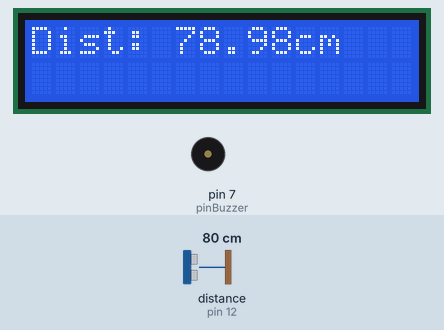
Bench run of a sketch on a simulated Arduino Uno, built with avr-gcc and run on an emulated ATmega328P. On the bench: 16×2 character LCD, buzzer (waves = sounding). Wiring (inferred from the names in the program): ultrasonic range finder: trigger pin 13; echo pin 12. The inputs (shaded band) are chosen by the test bench; at power-on: distance to the obstacle (sensor on pin 12) 80 cm. The echo pulse lasts 58.3 µs per cm; what the sketch prints to the serial monitor is not drawn.

Above: at 3.2 s.
3.3 s: distance to the obstacle (sensor on pin 12) set to 54 cm
At 4.2 s:
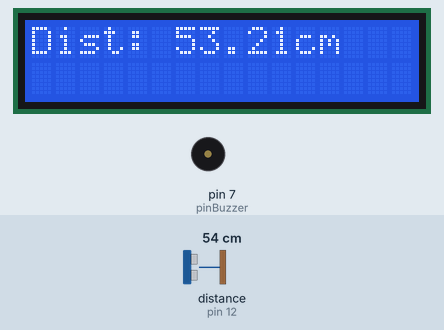
4.9 s: distance to the obstacle (sensor on pin 12) set to 45 cm
At 5.05 s:
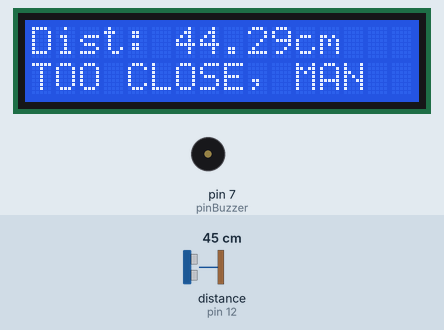
6.6 s: distance to the obstacle (sensor on pin 12) set to 2 cm
Timing chart, 0 to 14.3 s (numbered marks = the images above; inputs shaded):
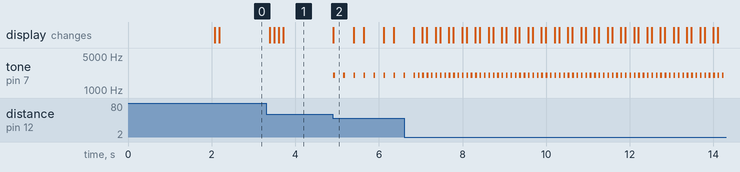

Measured:
- the behaviour switches between 51 and 50 cm on distance to the obstacle (sensor on pin 12) (found by bisection; images 1 and 2)
- after the input at 3.3 s, the display: changes after 0.09 s (image 1)
- after the input at 4.9 s, tone on pin 7 (pinBuzzer): alternates 2000 Hz for 0.04 s and silent for 0.20 s, starting at once; the display: changes at once (image 2)
- what the display in image 2 shows lasts 0.5 s, from 4.9 s to 5.4 s

The sketch:

DistancePJ.ino
```cpp
#include <LiquidCrystal.h>

#define trigPin 13 // define TrigPin
#define echoPin 12 // define EchoPin.
#define pinBuzzer 7

#define MAX_DISTANCE 200 // Maximum sensor distance is rated at 400-500cm.
// define the timeOut according to the maximum range. timeOut= 2*MAX_DISTANCE /100 /340 *1000000 = MAX_DISTANCE*58.8
float timeOut = MAX_DISTANCE * 60;
int soundVelocity = 340; // define sound speed=340m/s
LiquidCrystal lcd(11, 10, 5, 4, 3, 2);
int buzzerDelay = 20;


void setup() {
  pinMode(trigPin,OUTPUT);// set trigPin to output mode
  pinMode(echoPin,INPUT); // set echoPin to input mode
  pinMode(pinBuzzer,OUTPUT);

  Serial.begin(9600);    // Open serial monitor at 9600 baud to see ping results.
  lcd.begin(16, 2);
  lcd.noAutoscroll();
  lcd.print("MISURO DISTANZE");
  lcd.setCursor(0,1);
  lcd.print("PLEASE WAIT!!!");
  delay(2000);
  lcd.clear();
}

void loop() {
  delay(100); // Wait 100ms between pings (about 20 pings/sec). 29ms should be the shortest delay between pings.
  float distance = getSonar();
  /*
  Serial.print("Ping: ");
  Serial.print(distance);
  Serial.println("cm");
  */
  lcd.setCursor(12,0); // Fanno in modo che se diminuisce la lunghezza della distanza non resti scritto 'cmm' o cose simili
  lcd.print("    ");    //
  lcd.setCursor(0,0);
  lcd.print("Dist: ");
  lcd.print(distance);
  lcd.print("cm");
  if(distance < 50) {
    lcd.setCursor(0,1);
    lcd.print("TOO CLOSE, MAN");
    alarm(distance,2000,40);
  } else {
    delRow(1);
  }
}

float getSonar() {
  unsigned long pingTime;
  float distance;
  digitalWrite(trigPin, HIGH); // make trigPin output high level lasting for 10μs to triger HC_SR04,
  delayMicroseconds(10);
  digitalWrite(trigPin, LOW);
  pingTime = pulseIn(echoPin, HIGH, timeOut); // Wait HC-SR04 returning to the high level and measure out this waitting time
  distance = (float)pingTime * soundVelocity / 2 / 10000; // calculate the distance according to the time
  return distance; // return the distance value
}

void alarm(int dist, int freq, int dur) {
  tone(pinBuzzer,freq,dur);
  buzzerDelay = dist*3;
  Serial.println(buzzerDelay);
  if (dist>5)
    delay(buzzerDelay);
}

void delRow(int row) {
  lcd.setCursor(0,row);
  lcd.print("                ");
}
```
